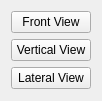
<?xml version="1.0" encoding="UTF-8"?>
<ui version="4.0">
 <class>uiCameraParamWidget</class>
 <widget class="QWidget" name="uiCameraParamWidget">
  <property name="geometry">
   <rect>
    <x>0</x>
    <y>0</y>
    <width>82</width>
    <height>101</height>
   </rect>
  </property>
  <property name="windowTitle">
   <string>uiCameraParamWidget</string>
  </property>
  <layout class="QVBoxLayout" name="verticalLayout_2">
   <item>
    <layout class="QVBoxLayout" name="verticalLayout">
     <item>
      <widget class="QPushButton" name="pushButton_Front">
       <property name="text">
        <string>Front View</string>
       </property>
      </widget>
     </item>
     <item>
      <widget class="QPushButton" name="pushButton_Vertical">
       <property name="text">
        <string>Vertical View</string>
       </property>
      </widget>
     </item>
     <item>
      <widget class="QPushButton" name="pushButton_Lateral">
       <property name="text">
        <string>Lateral View</string>
       </property>
      </widget>
     </item>
    </layout>
   </item>
  </layout>
 </widget>
 <resources/>
 <connections/>
</ui>
